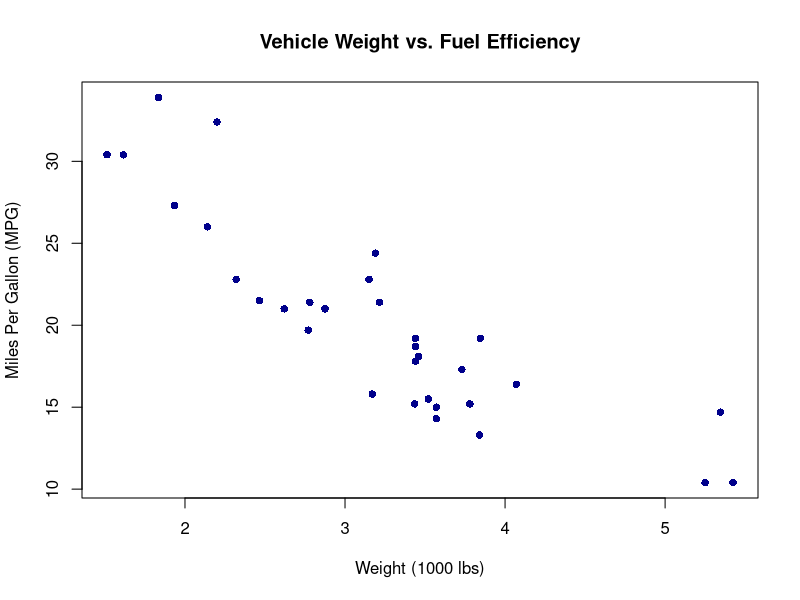
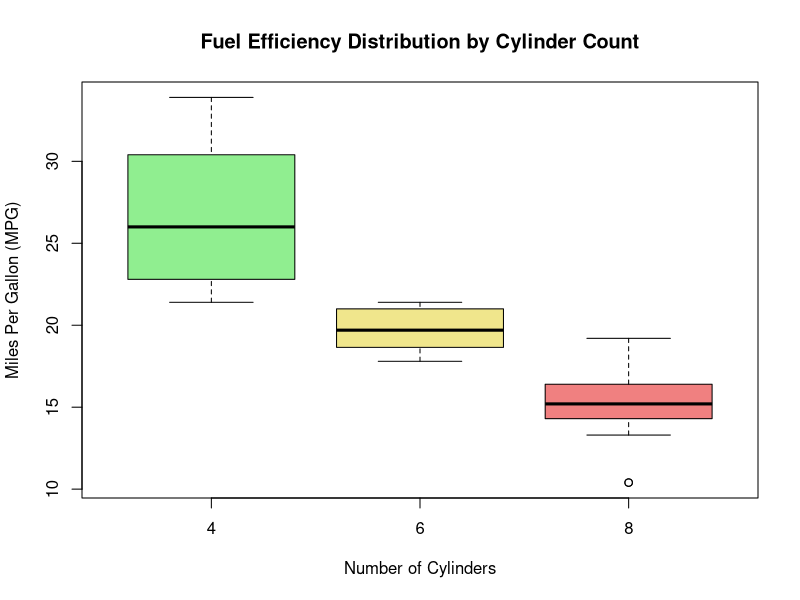
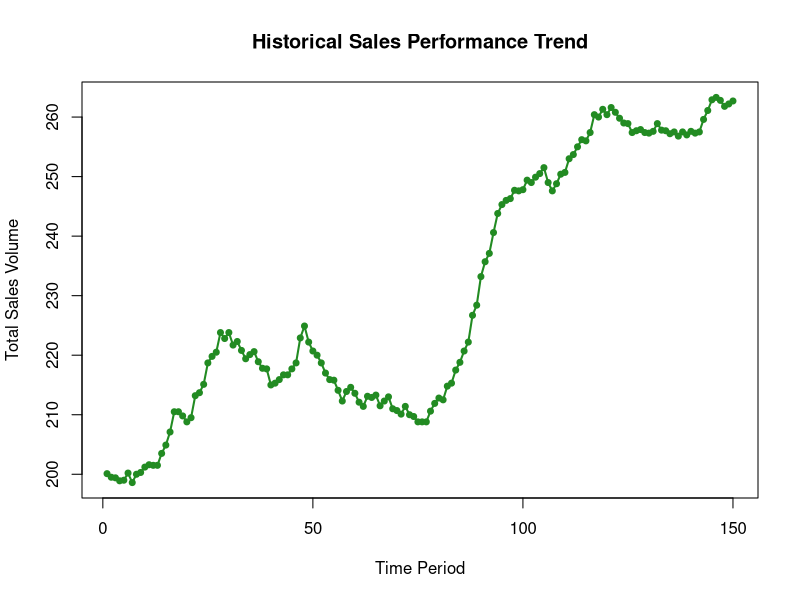

These figures' R source, in order:
# Assignment Week 7 Data Science
# Hidayat Muhammad Rizqy - 26000108

# Load the dataset
data(mtcars)

# Plot 1
plot(x = mtcars$wt, 
     y = mtcars$mpg,
     main = "Vehicle Weight vs. Fuel Efficiency",
     xlab = "Weight (1000 lbs)",
     ylab = "Miles Per Gallon (MPG)",
     col = "darkblue",
     pch = 16) # Uses solid dots for a cleaner look

# Plot 2
boxplot(mpg ~ cyl, data = mtcars,
        main = "Fuel Efficiency Distribution by Cylinder Count",
        xlab = "Number of Cylinders",
        ylab = "Miles Per Gallon (MPG)",
        col = c("lightgreen", "khaki", "lightcoral"))

# Load the dataset
data(BJsales)

# Plot a customized Line Graph for the Sales Manager
plot(BJsales,
     type = "o",           # 'o' plots both points and lines
     main = "Historical Sales Performance Trend",
     col = "forestgreen",
     xlab = "Time Period",
     ylab = "Total Sales Volume",
     lwd = 2,              # Makes the line slightly thicker
     pch = 20)             # Smaller, solid points
